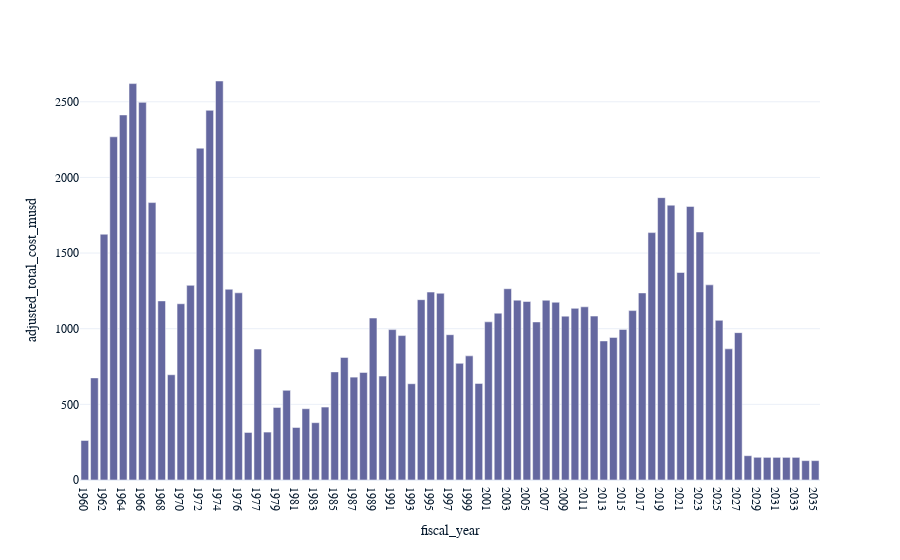

The notebook cell saved with this chart:
### Markdown cell above
### Instructions

- Draw a bar plot of total cost vs. year.
- Write down your interpretation of the plot.

### Code cell
import plotly.express as px

px.bar(
    total_cost_by_year, x = 'fiscal_year', target = 'adjusted_total_cost_musd'
)

### Figure 1 — Plotly figure (JSON) as saved in the notebook; plotly's stock layout.template omitted (floating-point values rounded to 4 significant figures)
{"data": [{"alignmentgroup": "True", "hovertemplate": "fiscal_year=%{x}<br>adjusted_total_cost_musd=%{y}<extra></extra>", "legendgroup": "", "marker": {"color": "#6568a0", "pattern": {"shape": ""}}, "name": "", "offsetgroup": "", "orientation": "v", "showlegend": false, "textposition": "auto", "type": "bar", "x": ["1960", "1961", "1962", "1963", "1964", "1965", "1966", "1967", "1968", "1969", "1970", "1971", "1972", "1973", "1974", "1975", "1976", "1976TQ", "1977", "1978", "1979", "1980", "1981", "1982", "1983", "1984", "1985", "1986", "1987", "1988", "1989", "1990", "1991", "1992", "1993", "1994", "1995", "1996", "1997", "1998", "1999", "2000", "2001", "2002", "2003", "2004", "2005", "2006", "2007", "2008", "2009", "2010", "2011", "2012", "2013", "2014", "2015", "2016", "2017", "2018", "2019", "2020", "2021", "2022", "2023", "2024", "2025", "2026", "2027", "2028", "2029", "2030", "2031", "2032", "2033", "2034", "2035"], "xaxis": "x", "y": [261.1, 674.8, 1624.0, 2268.0, 2413.0, 2620.0, 2496.0, 1834.0, 1184.0, 695.6, 1165.0, 1287.0, 2193.0, 2443.0, 2637.0, 1261.0, 1237.0, 314.2, 865.4, 316.8, 479.4, 592.6, 347.1, 471.1, 378.9, 482.1, 714.5, 810.3, 679.9, 710.9, 1070.0, 686.6, 994.1, 954.5, 636.4, 1192.0, 1242.0, 1234.0, 960.3, 771.1, 820.4, 638.3, 1045.0, 1102.0, 1264.0, 1189.0, 1180.0, 1045.0, 1188.0, 1175.0, 1083.0, 1135.0, 1145.0, 1083.0, 919.0, 942.4, 995.3, 1120.0, 1236.0, 1635.0, 1866.0, 1816.0, 1372.0, 1808.0, 1639.0, 1290.0, 1055.0, 866.7, 974, 160.5, 150.1, 149.5, 149.6, 149.6, 149.6, 128.1, 128.1], "yaxis": "y"}], "layout": {"barmode": "relative", "legend": {"tracegroupgap": 0}, "margin": {"t": 60}, "xaxis": {"anchor": "y", "domain": [0, 1], "title": {"text": "fiscal_year"}}, "yaxis": {"anchor": "x", "domain": [0, 1], "title": {"text": "adjusted_total_cost_musd"}}}}
